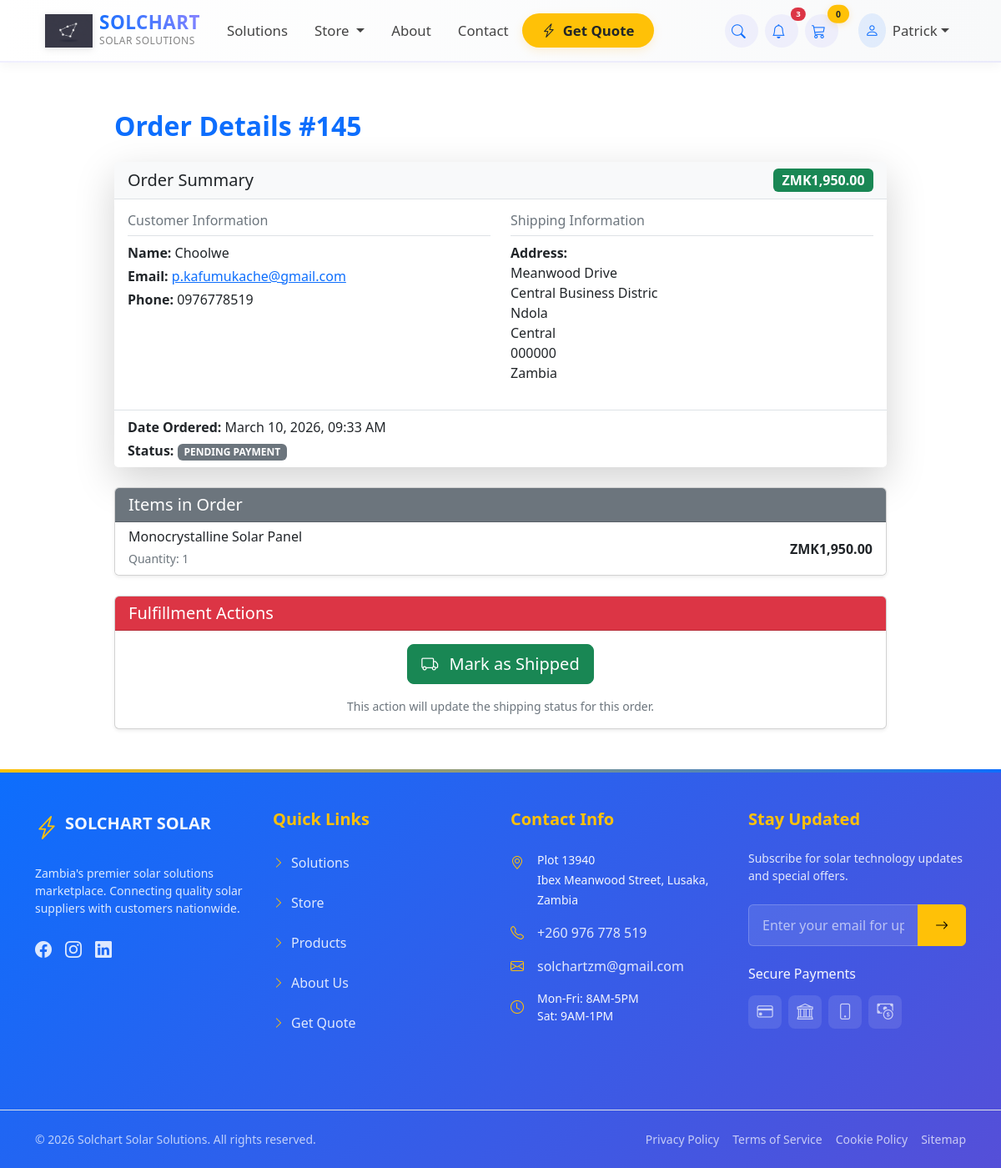
/payment/order/details/145/ (signed in), run on an earlier commit of the app's database.
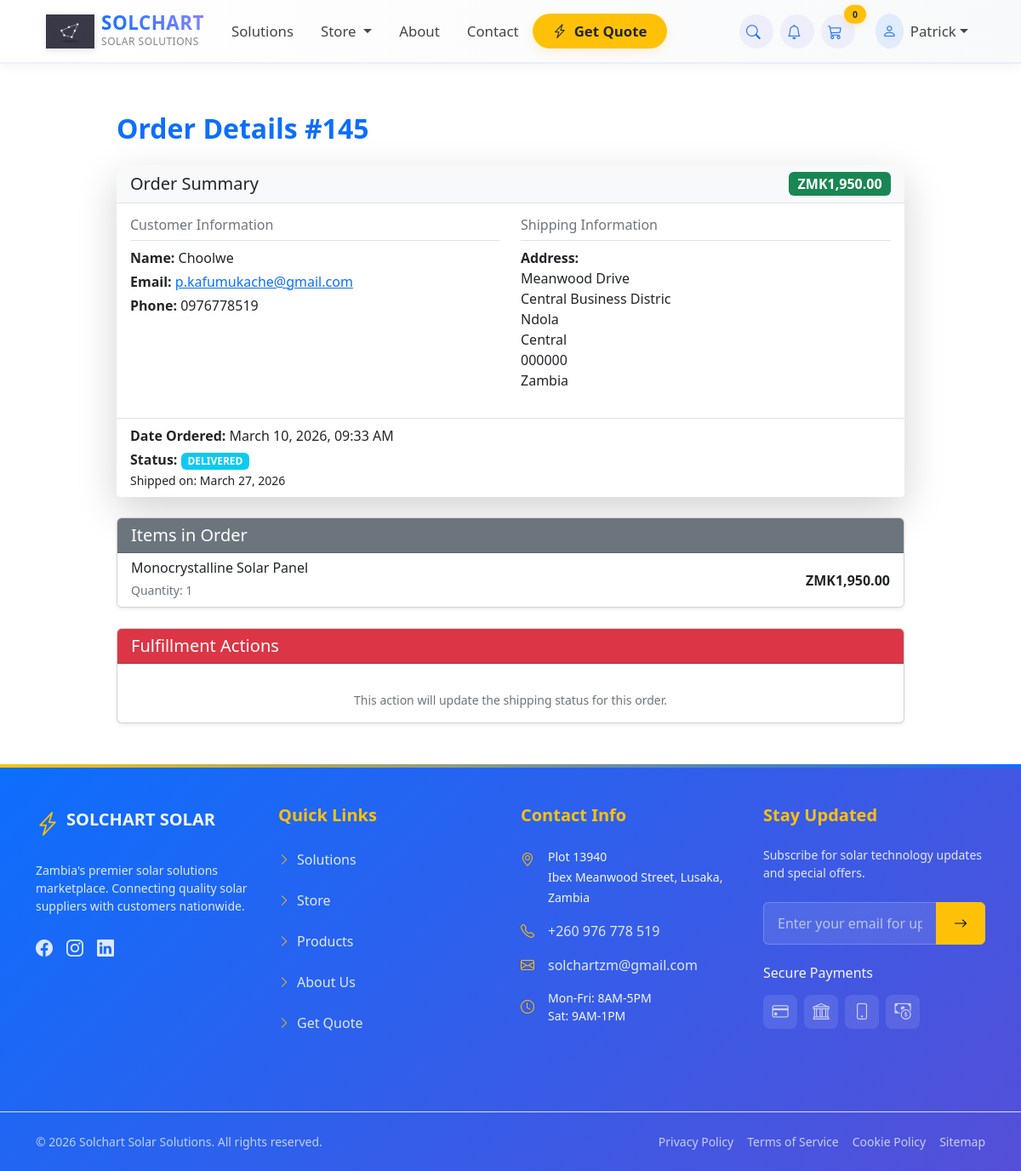
And on a later commit of the database.
### payment/models.py (models this page shows, shortened)
class Order(models.Model):
    ORDER_STATUS = (
        ('pending', 'Pending Payment'),
        ('paid', 'Paid'),
        ('processing', 'Processing'),
        ('shipped', 'Shipped'),
        ('delivered', 'Delivered'),
        ('cancelled', 'Cancelled'),
    )
    PAYMENT_CHOICES = (
        ('airtel', 'Airtel Money'),
        ('mtn', 'MTN Mobile Money'),
        ('zamtel', 'Zamtel Kwacha'),
        ('card', 'Bank Card'),
        ('cod', 'Cash on Delivery'),
    )
    user = models.ForeignKey(User, on_delete=models.CASCADE, null=True, blank=True)
    full_name = models.CharField(max_length=255)
    email = models.EmailField(max_length=255)
    phone_number = models.CharField(max_length=20, null=True, blank=True)
    shipping_address = models.TextField(max_length=1000, blank=True, null=True)
    amount_paid = models.DecimalField(max_digits=12, decimal_places=2, default=Decimal('0.00'))
    date_ordered = models.DateTimeField(auto_now_add=True)
    payment_code = models.CharField(
        max_length=20,
        unique=True,
        null=True,
        blank=True,
        help_text="Unique payment code (e.g., HLS-1001-A7K2) for customer to include with payment"
    )
    status = models.CharField(max_length=20, choices=ORDER_STATUS, default='pending')
    payment_method = models.CharField(max_length=20, choices=PAYMENT_CHOICES, null=True, blank=True)
    payment_reference = models.CharField(max_length=100, null=True, blank=True, help_text="Transaction ID or Reference")
    date_paid = models.DateTimeField(null=True, blank=True)
    date_processed = models.DateTimeField(null=True, blank=True)
    date_shipped = models.DateTimeField(null=True, blank=True)
    date_delivered = models.DateTimeField(null=True, blank=True)
    cancellation_notes = models.TextField(blank=True, null=True)
    class Meta:
        indexes = [
            models.Index(fields=['status']),
            models.Index(fields=['-date_ordered']),
            models.Index(fields=['-date_shipped']),
        ]

### payment/views.py (the view, shortened to what this page needs)
# urls.py: path('order/details/<int:order_id>/', views.order_details_view, name='custom_order_detail'),
@login_required
def order_details_view(request, order_id):
    order = get_object_or_404(Order, id=order_id)
    if not request.user.is_superuser and order.email != request.user.email and order.user != request.user:
        message.error(request, "You do not have permission to view this order.")  # Fixed: messages
        return redirect('home')
    items = order.orderitem_set.all()
    context = {
        'order': order,
        'items': items,
        'page_title': f'Order #{order.id}',
    }
    return render(request, 'payment/order_details.html', context)

### payment/forms.py
class NewsletterSubscriberForm(forms.ModelForm):
    class Meta:
        model = NewsletterSubscriber
        fields = ['email'] # We only require the email address
        widgets = {
            'email': forms.EmailInput(attrs={
                'class': 'form-control',
                'placeholder': 'Enter your email for updates'
            })
        }

### cart/cart.py (called while the page is built, shortened)
    def cart_total(self):
        product_ids = self.cart.keys()
        products = Product.objects.filter(id__in=product_ids)
        quantities = self.cart
        total = 0
        return total

    def __len__(self):
        return len(self.cart)

### cart/context_processors.py (called while the page is built)
def cart(request):
    cart_obj = Cart(request)
    cart_quantity = cart_obj.__len__()
    return {
        'cart': cart_obj,  # The full cart object
        'cart_quantity': cart_quantity,  # Just the quantity count
        'cart_total': cart_obj.cart_total()  # If you need total price too
    }

### ecom/context_processors.py (called while the page is built)
def newsletter_form(request):
    if getattr(request, 'disable_newsletter', False):
        return {
            'newsletter_form': None,
        }
    return {
        'newsletter_form': NewsletterSubscriberForm(),
    }

### payment/templates/payment/order_details.html (shortened to what the changed rows need)
{% extends 'base.html' %}
{% load humanize %}
{% block content %}
<div class="container my-5">
    <div class="row justify-content-center">
        <div class="col-lg-10">
            <h2 class="mb-4 text-primary fw-bold">Order Details #{{ order.id }}</h2>
            <div class="card shadow-lg border-0 mb-4">
                <div class="card-header bg-light border-bottom">
                    <div class="d-flex justify-content-between align-items-center">
                        <h5 class="mb-0">Order Summary</h5>
                        <span class="badge bg-success fs-6">ZMK{{ order.amount_paid|intcomma }}</span>
                    </div>
                </div>
                <div class="card-body">
                    <div class="row">
                        <div class="col-md-6 mb-3">
                            <h6 class="text-muted border-bottom pb-2">Customer Information</h6>
                            <p class="mb-1"><strong>Name:</strong> {{ order.full_name }}</p>
                            <p class="mb-1"><strong>Email:</strong> <a href="mailto:{{ order.email }}">{{ order.email }}</a></p>
                            <p class="mb-1"><strong>Phone:</strong> {{ order.phone_number|default:"N/A" }}</p>
                        </div>
                        <div class="col-md-6 mb-3">
                            <h6 class="text-muted border-bottom pb-2">Shipping Information</h6>
                            <address class="mb-0">
                                <strong>Address:</strong><br>
                                {{ order.shipping_address|linebreaksbr }}
                            </address>
                        </div>
                    </div>
                </div>
                <div class="card-footer bg-white border-top">
                    <p class="mb-1"><strong>Date Ordered:</strong> {{ order.date_ordered|date:"F d, Y, h:i A" }}</p>
                    <p class="mb-0">
                        <strong>Status:</strong>
                        <span class="badge
                            {% if order.status == 'shipped' %}bg-success
                            {% elif order.status == 'delivered' %}bg-info
                            {% elif order.status == 'cancelled' %}bg-danger
                            {% elif order.status == 'processing' %}bg-warning text-dark
                            {% else %}bg-secondary{% endif %}">
                            {{ order.get_status_display|upper }}
                        </span>
                        {% if order.date_shipped %}
                            <br><small>Shipped on: {{ order.date_shipped|date:"F d, Y" }}</small>
                        {% endif %}
                    </p>
                </div>
            </div>
            <div class="card shadow-sm mb-4">
                <div class="card-header bg-secondary text-white">
                </div>
                <ul class="list-group list-group-flush">
                </ul>
            </div>
            {% if request.user.is_superuser %}
            <div class="card shadow-sm">
                <div class="card-header bg-danger text-white">
                </div>
                <div class="card-body text-center">
                    <form method="POST">
                        {% if order.status != 'shipped' and order.status != 'delivered' and order.status != 'cancelled' %}
                            <button type="submit" class="btn btn-success btn-lg">
                                <i class="bi bi-truck me-2"></i> Mark as Shipped
                            </button>
                        {% elif order.status == 'shipped' %}
                            <input type="hidden" name="shipping_status" value="false">
                            <button type="submit" class="btn btn-danger btn-lg">
                                <i class="bi bi-arrow-return-left me-2"></i> Mark as Processing
                            </button>
                        {% endif %}
                    </form>
                </div>
            </div>
            {% endif %}
        </div>
    </div>
</div>
{% endblock %}

### store/templates/navbar.html (shortened to what the changed rows need)
{% load static %}
<nav class="navbar navbar-expand-lg navbar-dark fixed-top" style="background-color: #2c3e50;">
    <div class="container px-3 px-lg-4">
        <div class="collapse navbar-collapse" id="navbarMain">
            <ul class="navbar-nav ms-auto mb-2 mb-lg-0 align-items-center" style="font-size: 1.05rem;">
                {% if user.is_authenticated %}
                <li class="nav-item dropdown me-2">
                    <a class="nav-link px-2 position-relative rounded-circle nav-icon-btn" href="javascript:void(0);" role="button" data-bs-toggle="dropdown">
                        <i class="bi bi-bell"></i>
                        {% if unread_notification_count and unread_notification_count > 0 %}
                            <span class="position-absolute top-0 start-100 translate-middle badge rounded-pill bg-danger" style="font-size: 0.6rem; padding: 0.2rem 0.4rem;">
                                {{ unread_notification_count }}
                            </span>
                        {% endif %}
                    </a>
                </li>
                {% endif %}
            </ul>
        </div>
    </div>
</nav>

What changed in the data, as far as the page shows it:
changed Order "Choolwe": status "PENDING PAYMENT" → "DELIVERED"; date_shipped (not shown) → "March 27, 2026"
Also different on the page:
{{ unread_notification_count }}: "3" → (not shown)
text no longer shown: "Mark as Shipped"
text now shown: "Shipped on:"
